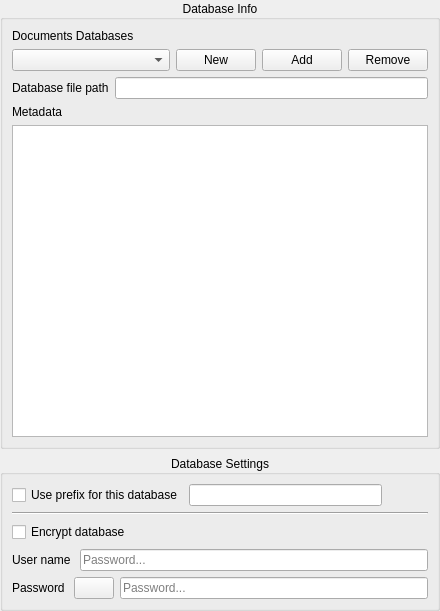
          <widget class="QWidget" name="scrollAreaWidgetContents_4">
           <property name="geometry">
            <rect>
             <x>0</x>
             <y>0</y>
             <width>440</width>
             <height>611</height>
            </rect>
           </property>
           <layout class="QVBoxLayout" name="verticalLayout">
            <property name="leftMargin">
             <number>0</number>
            </property>
            <property name="topMargin">
             <number>0</number>
            </property>
            <property name="rightMargin">
             <number>0</number>
            </property>
            <property name="bottomMargin">
             <number>0</number>
            </property>
            <item>
             <widget class="QGroupBox" name="groupBox_4">
              <property name="title">
               <string>Database Info</string>
              </property>
              <property name="alignment">
               <set>Qt::AlignCenter</set>
              </property>
              <layout class="QGridLayout" name="gridLayout_11">
               <item row="1" column="0">
                <widget class="QComboBox" name="ComboNote">
                 <property name="sizePolicy">
                  <sizepolicy hsizetype="MinimumExpanding" vsizetype="Fixed">
                   <horstretch>0</horstretch>
                   <verstretch>0</verstretch>
                  </sizepolicy>
                 </property>
                </widget>
               </item>
               <item row="3" column="0" colspan="4">
                <layout class="QGridLayout" name="gridLayout_15">
                 <item row="2" column="0">
                  <widget class="QLabel" name="label_28">
                   <property name="text">
                    <string>Metadata</string>
                   </property>
                  </widget>
                 </item>
                 <item row="3" column="0">
                  <widget class="QTableView" name="DatabaseFolderTable">
                   <property name="minimumSize">
                    <size>
                     <width>0</width>
                     <height>270</height>
                    </size>
                   </property>
                  </widget>
                 </item>
                </layout>
               </item>
               <item row="1" column="1">
                <widget class="QPushButton" name="NoteButton">
                 <property name="sizePolicy">
                  <sizepolicy hsizetype="Maximum" vsizetype="Fixed">
                   <horstretch>0</horstretch>
                   <verstretch>0</verstretch>
                  </sizepolicy>
                 </property>
                 <property name="toolTip">
                  <string>Επιλογή φακέλου σημειώσεων</string>
                 </property>
                 <property name="text">
                  <string>New</string>
                 </property>
                </widget>
               </item>
               <item row="0" column="0">
                <widget class="QLabel" name="label_23">
                 <property name="sizePolicy">
                  <sizepolicy hsizetype="Preferred" vsizetype="Fixed">
                   <horstretch>0</horstretch>
                   <verstretch>0</verstretch>
                  </sizepolicy>
                 </property>
                 <property name="text">
                  <string>Documents Databases</string>
                 </property>
                </widget>
               </item>
               <item row="1" column="2">
                <widget class="QPushButton" name="AddDocDatabaseButton">
                 <property name="sizePolicy">
                  <sizepolicy hsizetype="Maximum" vsizetype="Fixed">
                   <horstretch>0</horstretch>
                   <verstretch>0</verstretch>
                  </sizepolicy>
                 </property>
                 <property name="text">
                  <string>Add</string>
                 </property>
                </widget>
               </item>
               <item row="1" column="3">
                <widget class="QPushButton" name="DeleteBase">
                 <property name="toolTip">
                  <string>Επιλογή φακέλου για τα αρχεία tex της βάσης</string>
                 </property>
                 <property name="text">
                  <string>Remove</string>
                 </property>
                </widget>
               </item>
               <item row="2" column="0" colspan="4">
                <layout class="QHBoxLayout" name="horizontalLayout_5">
                 <item>
                  <widget class="QLabel" name="label_24">
                   <property name="text">
                    <string>Database file path</string>
                   </property>
                  </widget>
                 </item>
                 <item>
                  <widget class="QLineEdit" name="NotesPath">
                   <property name="readOnly">
                    <bool>true</bool>
                   </property>
                  </widget>
                 </item>
                </layout>
               </item>
              </layout>
             </widget>
            </item>
            <item>
             <widget class="QGroupBox" name="groupBox_7">
              <property name="title">
               <string>Database Settings</string>
              </property>
              <property name="alignment">
               <set>Qt::AlignCenter</set>
              </property>
              <layout class="QVBoxLayout" name="verticalLayout_2">
               <item>
                <layout class="QHBoxLayout" name="horizontalLayout_11">
                 <item>
                  <widget class="QCheckBox" name="UseDocDatabasePrefix">
                   <property name="text">
                    <string>Use prefix for this database</string>
                   </property>
                  </widget>
                 </item>
                 <item>
                  <widget class="QLineEdit" name="DocDatabasePrefix"/>
                 </item>
                 <item>
                  <widget class="QPushButton" name="saveDDBPrefix">
                   <property name="sizePolicy">
                    <sizepolicy hsizetype="Fixed" vsizetype="Fixed">
                     <horstretch>0</horstretch>
                     <verstretch>0</verstretch>
                    </sizepolicy>
                   </property>
                   <property name="text">
                    <string/>
                   </property>
                   <property name="icon">
                    <iconset>
                     <normaloff>:/images/document-save.svg</normaloff>:/images/document-save.svg</iconset>
                   </property>
                   <property name="flat">
                    <bool>true</bool>
                   </property>
                  </widget>
                 </item>
                </layout>
               </item>
               <item>
                <widget class="Line" name="line_3">
                 <property name="orientation">
                  <enum>Qt::Horizontal</enum>
                 </property>
                </widget>
               </item>
               <item>
                <layout class="QHBoxLayout" name="horizontalLayout_10">
                 <item>
                  <widget class="QCheckBox" name="EncryptDocDatabase">
                   <property name="text">
                    <string>Encrypt database</string>
                   </property>
                  </widget>
                 </item>
                 <item>
                  <widget class="QPushButton" name="savePasswordDDB">
                   <property name="sizePolicy">
                    <sizepolicy hsizetype="Fixed" vsizetype="Fixed">
                     <horstretch>0</horstretch>
                     <verstretch>0</verstretch>
                    </sizepolicy>
                   </property>
                   <property name="text">
                    <string/>
                   </property>
                   <property name="icon">
                    <iconset>
                     <normaloff>:/images/document-save.svg</normaloff>:/images/document-save.svg</iconset>
                   </property>
                   <property name="flat">
                    <bool>true</bool>
                   </property>
                  </widget>
                 </item>
                </layout>
               </item>
               <item>
                <layout class="QHBoxLayout" name="horizontalLayout_13">
                 <item>
                  <widget class="QLabel" name="label_33">
                   <property name="text">
                    <string>User name </string>
                   </property>
                  </widget>
                 </item>
                 <item>
                  <widget class="QLineEdit" name="DocDatabaseUserName">
                   <property name="placeholderText">
                    <string>Password...</string>
                   </property>
                  </widget>
                 </item>
                </layout>
               </item>
               <item>
                <layout class="QHBoxLayout" name="horizontalLayout_12">
                 <item>
                  <widget class="QLabel" name="label_34">
                   <property name="text">
                    <string>Password </string>
                   </property>
                  </widget>
                 </item>
                 <item>
                  <widget class="QPushButton" name="KeyGeneratorDDB">
                   <property name="text">
                    <string/>
                   </property>
                   <property name="icon">
                    <iconset>
                     <normaloff>:/images/key.svg</normaloff>:/images/key.svg</iconset>
                   </property>
                  </widget>
                 </item>
                 <item>
                  <widget class="PasswordLineEdit" name="DocDatabasePassword">
                   <property name="placeholderText">
                    <string>Password...</string>
                   </property>
                  </widget>
                 </item>
                </layout>
               </item>
              </layout>
             </widget>
            </item>
           </layout>
          </widget>
